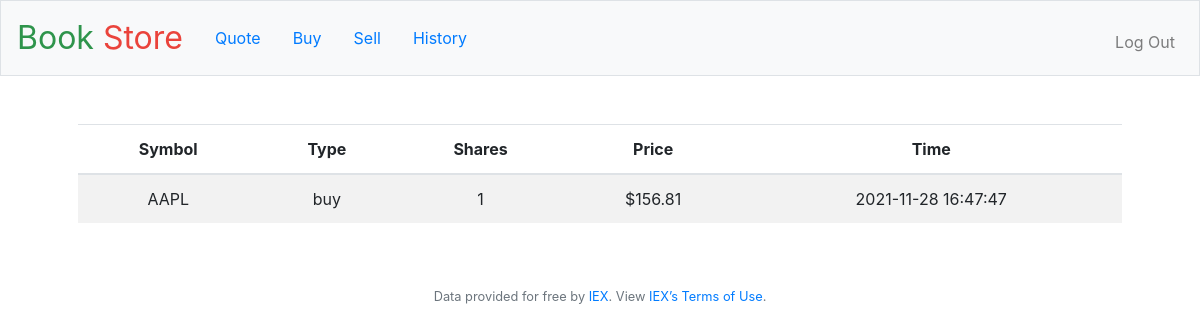
The page /history (signed in) on the database its author committed.
### tables this page shows
CREATE TABLE portfolio(
id INTEGER PRIMARY KEY AUTOINCREMENT,
user_id INTEGER NOT NULL,
name TEXT NOT NULL,
shares INTEGER NOT NULL,
price NUMERIC NOT NULL,
type TEXT NOT NULL,
symbol TEXT NOT NULL,
timestamp TIMESTAMP DEFAULT CURRENT_TIMESTAMP,
FOREIGN KEY(user_id) REFERENCES users(id)
);

### application.py (the view)
@app.route("/history")
@login_required
def history():
    user_id = session["user_id"]
    hsitorical = db.execute("SELECT symbol, type, price, shares, timestamp FROM portfolio WHERE user_id = ?", user_id)
    return render_template("history.html", his=hsitorical, usd=usd)

### application.py (called while the page is built)
@app.after_request
def after_request(response):
    response.headers["Cache-Control"] = "no-cache, no-store, must-revalidate"
    response.headers["Expires"] = 0
    response.headers["Pragma"] = "no-cache"
    return response

### helpers.py (called while the page is built)
def login_required(f):
    @wraps(f)
    def decorated_function(*args, **kwargs):
        if session.get("user_id") is None:
            return redirect("/login")
        return f(*args, **kwargs)
    return decorated_function

def usd(value):
    return f"${value:,.2f}"

### templates/history.html (shortened to what this page needs)
{% extends "layout.html" %}
{% block main %}
<table class="table table-striped">
    <thead>
        <tr>
            <th>Symbol</th>
            <th>Type</th>
            <th>Shares</th>
            <th>Price</th>
            <th>Time</th>
        </tr>
    </thead>
        <tbody>
              {% for h in his %}
        <tr>
          <td>{{h.symbol}}</td>
          <td>{{h.type}}</td>
          <td>{{h.shares}}</td>
          <td>{{usd(h.price)}}</td>
          <td>{{h.timestamp}}</td>
        </tr>
              {% endfor %}
        </tbody>
</table>
{% endblock %}

### rows shown on the page
portfolio: symbol "AAPL", type "buy", shares "1", price "$156.81", timestamp "2021-11-28 16:47:47"
